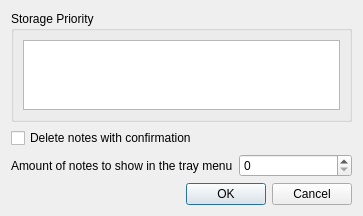
<?xml version="1.0" encoding="UTF-8"?>
<ui version="4.0">
 <class>OptionsDlg</class>
 <widget class="QDialog" name="OptionsDlg">
  <property name="geometry">
   <rect>
    <x>0</x>
    <y>0</y>
    <width>363</width>
    <height>214</height>
   </rect>
  </property>
  <property name="windowTitle">
   <string>QtNote Options</string>
  </property>
  <property name="windowIcon">
   <iconset resource="main.qrc">
    <normaloff>:/icons/options</normaloff>:/icons/options</iconset>
  </property>
  <layout class="QVBoxLayout" name="verticalLayout">
   <item>
    <widget class="QGroupBox" name="groupBox">
     <property name="title">
      <string>Storage Priority</string>
     </property>
     <layout class="QVBoxLayout" name="verticalLayout_2">
      <item>
       <widget class="QListView" name="priorityView">
        <property name="dragDropMode">
         <enum>QAbstractItemView::InternalMove</enum>
        </property>
        <property name="movement">
         <enum>QListView::Snap</enum>
        </property>
       </widget>
      </item>
     </layout>
    </widget>
   </item>
   <item>
    <widget class="QCheckBox" name="ckAskDel">
     <property name="text">
      <string>Delete notes with confirmation</string>
     </property>
    </widget>
   </item>
   <item>
    <layout class="QHBoxLayout" name="horizontalLayout">
     <item>
      <widget class="QLabel" name="label">
       <property name="text">
        <string>Amount of notes to show in the tray menu</string>
       </property>
      </widget>
     </item>
     <item>
      <widget class="QSpinBox" name="spMenuNotesAmount"/>
     </item>
    </layout>
   </item>
   <item>
    <widget class="QDialogButtonBox" name="buttonBox">
     <property name="orientation">
      <enum>Qt::Horizontal</enum>
     </property>
     <property name="standardButtons">
      <set>QDialogButtonBox::Cancel|QDialogButtonBox::Ok</set>
     </property>
    </widget>
   </item>
  </layout>
 </widget>
 <tabstops>
  <tabstop>priorityView</tabstop>
  <tabstop>ckAskDel</tabstop>
  <tabstop>buttonBox</tabstop>
 </tabstops>
 <resources>
  <include location="main.qrc"/>
 </resources>
 <connections>
  <connection>
   <sender>buttonBox</sender>
   <signal>accepted()</signal>
   <receiver>OptionsDlg</receiver>
   <slot>accept()</slot>
   <hints>
    <hint type="sourcelabel">
     <x>257</x>
     <y>198</y>
    </hint>
    <hint type="destinationlabel">
     <x>157</x>
     <y>274</y>
    </hint>
   </hints>
  </connection>
  <connection>
   <sender>buttonBox</sender>
   <signal>rejected()</signal>
   <receiver>OptionsDlg</receiver>
   <slot>reject()</slot>
   <hints>
    <hint type="sourcelabel">
     <x>300</x>
     <y>198</y>
    </hint>
    <hint type="destinationlabel">
     <x>286</x>
     <y>274</y>
    </hint>
   </hints>
  </connection>
 </connections>
</ui>
